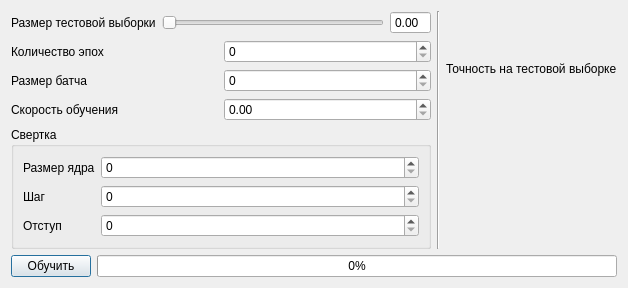
<?xml version="1.0" encoding="UTF-8"?>
<ui version="4.0">
 <class>LearningWindow</class>
 <widget class="QDialog" name="LearningWindow">
  <property name="geometry">
   <rect>
    <x>0</x>
    <y>0</y>
    <width>628</width>
    <height>287</height>
   </rect>
  </property>
  <property name="windowTitle">
   <string>Обучение</string>
  </property>
  <property name="windowIcon">
   <iconset resource="source.qrc">
    <normaloff>:/icons/favicon.png</normaloff>:/icons/favicon.png</iconset>
  </property>
  <layout class="QVBoxLayout" name="verticalLayout_3">
   <item>
    <layout class="QHBoxLayout" name="horizontalLayout_6">
     <item>
      <layout class="QVBoxLayout" name="verticalLayout">
       <item>
        <layout class="QHBoxLayout" name="horizontalLayout">
         <item>
          <widget class="QLabel" name="trainSizeLbl">
           <property name="text">
            <string>Размер тестовой выборки</string>
           </property>
          </widget>
         </item>
         <item>
          <widget class="QSlider" name="trainSizeSldr">
           <property name="maximum">
            <number>100</number>
           </property>
           <property name="orientation">
            <enum>Qt::Horizontal</enum>
           </property>
          </widget>
         </item>
         <item>
          <widget class="QDoubleSpinBox" name="trainSizeSB">
           <property name="buttonSymbols">
            <enum>QAbstractSpinBox::NoButtons</enum>
           </property>
          </widget>
         </item>
        </layout>
       </item>
       <item>
        <layout class="QHBoxLayout" name="horizontalLayout_2">
         <item>
          <widget class="QLabel" name="numEpochsLbl">
           <property name="text">
            <string>Количество эпох</string>
           </property>
          </widget>
         </item>
         <item>
          <widget class="QSpinBox" name="numEpochsSB"/>
         </item>
        </layout>
       </item>
       <item>
        <layout class="QHBoxLayout" name="horizontalLayout_3">
         <item>
          <widget class="QLabel" name="batchSizeLbl">
           <property name="text">
            <string>Размер батча</string>
           </property>
          </widget>
         </item>
         <item>
          <widget class="QSpinBox" name="batchSizeSB"/>
         </item>
        </layout>
       </item>
       <item>
        <layout class="QHBoxLayout" name="horizontalLayout_4">
         <item>
          <widget class="QLabel" name="learningRateLbl">
           <property name="text">
            <string>Скорость обучения</string>
           </property>
          </widget>
         </item>
         <item>
          <widget class="QDoubleSpinBox" name="learningRateSB"/>
         </item>
        </layout>
       </item>
       <item>
        <widget class="QGroupBox" name="convGB">
         <property name="title">
          <string>Свертка</string>
         </property>
         <layout class="QFormLayout" name="formLayout">
          <item row="0" column="0">
           <widget class="QLabel" name="kernelSizeLbl">
            <property name="text">
             <string>Размер ядра</string>
            </property>
           </widget>
          </item>
          <item row="0" column="1">
           <widget class="QSpinBox" name="kernelSizeSB"/>
          </item>
          <item row="1" column="0">
           <widget class="QLabel" name="stepLbl">
            <property name="text">
             <string>Шаг</string>
            </property>
           </widget>
          </item>
          <item row="1" column="1">
           <widget class="QSpinBox" name="stepSB"/>
          </item>
          <item row="2" column="0">
           <widget class="QLabel" name="paddingLbl">
            <property name="text">
             <string>Отступ</string>
            </property>
           </widget>
          </item>
          <item row="2" column="1">
           <widget class="QSpinBox" name="paddingSB"/>
          </item>
         </layout>
        </widget>
       </item>
      </layout>
     </item>
     <item>
      <widget class="Line" name="line">
       <property name="orientation">
        <enum>Qt::Vertical</enum>
       </property>
      </widget>
     </item>
     <item>
      <layout class="QVBoxLayout" name="verticalLayout_2">
       <item>
        <widget class="QLabel" name="accuracyHeaderLbl">
         <property name="text">
          <string>Точность на тестовой выборке</string>
         </property>
        </widget>
       </item>
       <item>
        <widget class="QLabel" name="accuracyLbl">
         <property name="font">
          <font>
           <pointsize>24</pointsize>
          </font>
         </property>
         <property name="text">
          <string/>
         </property>
        </widget>
       </item>
      </layout>
     </item>
    </layout>
   </item>
   <item>
    <layout class="QHBoxLayout" name="horizontalLayout_5">
     <item>
      <widget class="QPushButton" name="pushButton">
       <property name="text">
        <string>Обучить</string>
       </property>
      </widget>
     </item>
     <item>
      <widget class="QProgressBar" name="progressBar">
       <property name="value">
        <number>0</number>
       </property>
      </widget>
     </item>
    </layout>
   </item>
  </layout>
 </widget>
 <resources>
  <include location="source.qrc"/>
 </resources>
 <connections/>
</ui>
